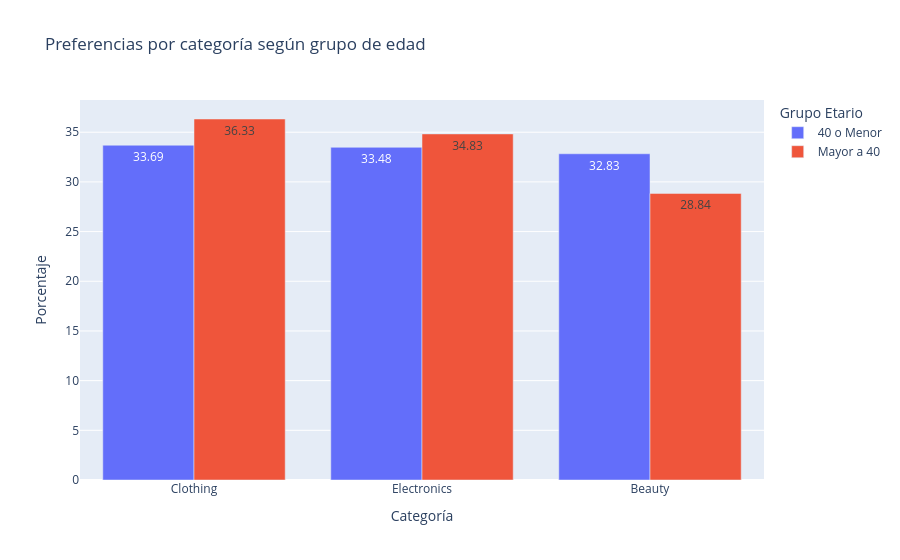

Notebook code for this chart:
### Code cell
grafico2 = px.bar(
    pref_edades,
    x='Product Category',
    y='Porcentaje',
    color='Grupo Etario',
    barmode='group',
    text_auto='.2f',
    title='Preferencias por categoría según grupo de edad',
    labels={'Product Category': 'Categoría', 'proportion': 'Porcentaje (%)'}
)

grafico2.show()

### Figure 1 — Plotly figure (JSON) as saved in the notebook; plotly's stock layout.template omitted (floating-point values rounded to 4 significant figures)
{"data": [{"alignmentgroup": "True", "hovertemplate": "Grupo Etario=40 o Menor<br>Categoría=%{x}<br>Porcentaje=%{y}<extra></extra>", "legendgroup": "40 o Menor", "marker": {"color": "#636efa", "pattern": {"shape": ""}}, "name": "40 o Menor", "offsetgroup": "40 o Menor", "orientation": "v", "showlegend": true, "textposition": "auto", "texttemplate": "%{y:.2f}", "type": "bar", "x": ["Clothing", "Electronics", "Beauty"], "xaxis": "x", "y": [33.69, 33.48, 32.83], "yaxis": "y"}, {"alignmentgroup": "True", "hovertemplate": "Grupo Etario=Mayor a 40<br>Categoría=%{x}<br>Porcentaje=%{y}<extra></extra>", "legendgroup": "Mayor a 40", "marker": {"color": "#EF553B", "pattern": {"shape": ""}}, "name": "Mayor a 40", "offsetgroup": "Mayor a 40", "orientation": "v", "showlegend": true, "textposition": "auto", "texttemplate": "%{y:.2f}", "type": "bar", "x": ["Clothing", "Electronics", "Beauty"], "xaxis": "x", "y": [36.33, 34.83, 28.84], "yaxis": "y"}], "layout": {"barmode": "group", "legend": {"title": {"text": "Grupo Etario"}, "tracegroupgap": 0}, "title": {"text": "Preferencias por categoría según grupo de edad"}, "xaxis": {"anchor": "y", "domain": [0, 1], "title": {"text": "Categoría"}}, "yaxis": {"anchor": "x", "domain": [0, 1], "title": {"text": "Porcentaje"}}}}
